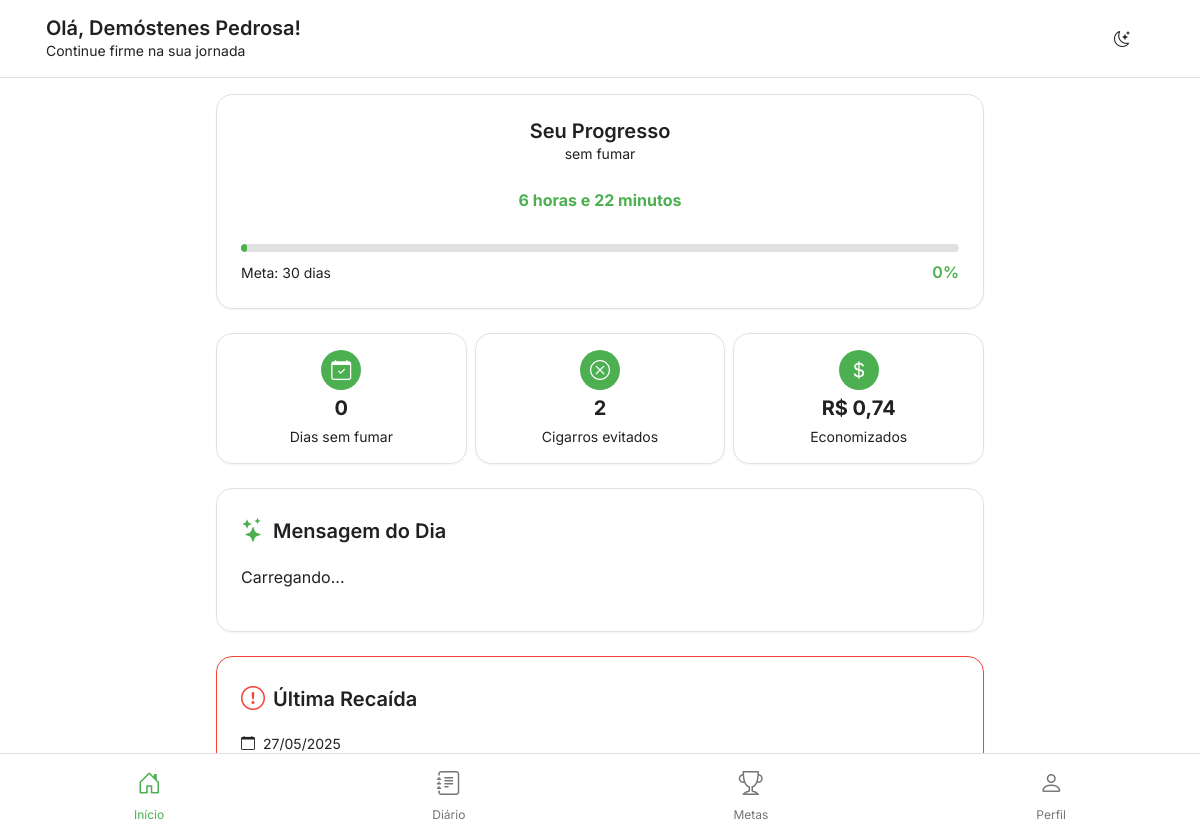
Page /dashboard.php (signed in) on the committed database.
### tables this page shows
CREATE TABLE `usuarios` (
  `id` int(11) NOT NULL,
  `nome` varchar(100) NOT NULL,
  `email` varchar(100) NOT NULL,
  `senha` varchar(255) NOT NULL,
  `cigarros_por_dia` int(11) NOT NULL,
  `preco_carteira` decimal(10,2) NOT NULL,
  `data_parar` date NOT NULL,
  `hora_parar` time NOT NULL,
  `data_cadastro` timestamp NOT NULL DEFAULT current_timestamp()
);

CREATE TABLE `recaidas` (
  `id` int(11) NOT NULL,
  `usuario_id` int(11) NOT NULL,
  `data_recaida` date NOT NULL,
  `motivo` text DEFAULT NULL,
  `criado_em` timestamp NOT NULL DEFAULT current_timestamp()
);

### dashboard.php (the view, shortened to what this page needs)
<?php
require_once 'php/conexao.php';
$stmt = $conn->prepare("SELECT * FROM usuarios WHERE id = ?");
$stmt->execute([$_SESSION['usuario_id']]);
$usuario = $stmt->fetch();
$data_parar = new DateTime($usuario['data_parar'] . ' ' . $usuario['hora_parar']);
$hoje = new DateTime();
$intervalo = $hoje->diff($data_parar);
$dias_sem_fumar = $intervalo->days + ($intervalo->h / 24) + ($intervalo->i / 1440);
$tempo_texto = '';
if ($intervalo->h > 0) {
    $tempo_texto .= $intervalo->h . ' ' . ($intervalo->h === 1 ? 'hora' : 'horas');
    if ($intervalo->i > 0) {
        $tempo_texto .= ' e ';
    }
}
if ($intervalo->i > 0) {
    $tempo_texto .= $intervalo->i . ' ' . ($intervalo->i === 1 ? 'minuto' : 'minutos');
}
$cigarros_por_carteira = 20;
$economia_por_dia = ($usuario['cigarros_por_dia'] / $cigarros_por_carteira) * $usuario['preco_carteira'];
$economia_total = $economia_por_dia * $dias_sem_fumar;
$cigarros_evitados = $usuario['cigarros_por_dia'] * $dias_sem_fumar;
$stmt = $conn->prepare("SELECT * FROM recaidas WHERE usuario_id = ? ORDER BY data_recaida DESC LIMIT 1");
$stmt->execute([$_SESSION['usuario_id']]);
$ultima_recaida = $stmt->fetch();
?>
<!DOCTYPE html>
<html lang="pt-BR">
<head>
    <link href="https://cdn.jsdelivr.net/npm/bootstrap@5.3.0/dist/css/bootstrap.min.css" rel="stylesheet">
    <link href="css/style.css" rel="stylesheet">
    <link href="css/dashboard.css" rel="stylesheet">
    <link rel="stylesheet" href="https://cdn.jsdelivr.net/npm/bootstrap-icons@1.11.0/font/bootstrap-icons.css">
</head>
<body>
    <div class="app-container">
        <header class="app-header">
            <div class="container">
                <div class="d-flex justify-content-between align-items-center">
                    <div class="user-greeting">
                        <h1 class="h4 mb-0">Olá, <?php echo htmlspecialchars($usuario['nome']); ?>!</h1>
                        <p class="greeting-subtitle">Continue firme na sua jornada</p>
                    </div>
                    <button id="theme-toggle" class="btn btn-icon" aria-label="Alternar tema">
                        <i class="bi bi-moon-stars"></i>
                    </button>
                </div>
            </div>
        </header>
        <main class="app-content">
            <div class="progress-card">
                <div class="progress-header">
                    <div class="progress-title">
                        <h2>Seu Progresso</h2>
                        <p class="progress-subtitle">sem fumar</p>
                    </div>
                    <div id="tempo-sem-fumar" class="progress-time"
                         data-data-parar="<?php echo $usuario['data_parar']; ?>"
                         data-hora-parar="<?php echo $usuario['hora_parar']; ?>">
                        <span id="dias-sem-fumar"><?php echo $tempo_texto; ?></span>
                    </div>
                </div>
                <div class="progress-bar-container">
                    <div class="progress-bar" role="progressbar" style="width: <?php echo min(($dias_sem_fumar / 30) * 100, 100); ?>%"></div>
                </div>
                <div class="progress-footer">
                    <p class="progress-goal">Meta: 30 dias</p>
                    <div class="progress-percentage"><?php echo number_format(min(($dias_sem_fumar / 30) * 100, 100), 0); ?>%</div>
                </div>
            </div>
            <div class="stats-grid">
                <div class="stat-card">
                    <div class="stat-icon">
                        <i class="bi bi-calendar-check"></i>
                    </div>
                    <div class="stat-content">
                        <div class="stat-value"><?php echo $intervalo->days; ?></div>
                        <div class="stat-label">Dias sem fumar</div>
                    </div>
                </div>
                <div class="stat-card">
                    <div class="stat-icon">
                        <i class="bi bi-x-circle"></i>
                    </div>
                    <div class="stat-content">
                        <div class="stat-value"><?php echo number_format(floor($cigarros_evitados), 0, ',', '.'); ?></div>
                        <div class="stat-label">Cigarros evitados</div>
                    </div>
                </div>
                <div class="stat-card">
                    <div class="stat-icon">
                        <i class="bi bi-currency-dollar"></i>
                    </div>
                    <div class="stat-content">
                        <div class="stat-value">R$ <?php echo number_format($economia_total, 2, ',', '.'); ?></div>
                        <div class="stat-label">Economizados</div>
                    </div>
                </div>
            </div>
            <div class="message-card">
                <div class="message-header">
                    <i class="bi bi-stars"></i>
                    <h3>Mensagem do Dia</h3>
                </div>
                <div class="message-content">
                    <p id="mensagem-motivacional">Carregando...</p>
                </div>
            </div>
            <?php if ($ultima_recaida): ?>
            <div class="relapse-card">
                <div class="relapse-header">
                    <i class="bi bi-exclamation-circle"></i>
                    <h3>Última Recaída</h3>
                </div>
                <div class="relapse-content">
                    <div class="relapse-date">
                        <i class="bi bi-calendar"></i>
                        <?php echo date('d/m/Y', strtotime($ultima_recaida['data_recaida'])); ?>
                    </div>
                    <div class="relapse-reason">
                    </div>
                </div>
            </div>
            <?php endif; ?>
        </main>
        <nav class="bottom-nav">
            <a href="dashboard.php" class="nav-item active">
                <i class="bi bi-house-door"></i>
                <span>Início</span>
            </a>
            <a href="tela_diario.php" class="nav-item">
                <i class="bi bi-journal-text"></i>
                <span>Diário</span>
            </a>
            <a href="metas.php" class="nav-item">
                <i class="bi bi-trophy"></i>
                <span>Metas</span>
            </a>
            <a href="perfil.php" class="nav-item">
                <i class="bi bi-person"></i>
                <span>Perfil</span>
            </a>
        </nav>
    </div>
</body>
</html>

### css/dashboard.css (style rules this page uses)
.app-container { display: flex; flex-direction: column; min-height: 100vh; }
.app-header { background: var(--card-bg); border-bottom: 1px solid var(--border-color); padding: var(--spacing-md) 0; }
.user-greeting { display: flex; flex-direction: column; }
.user-greeting h1 { font-size: var(--font-size-lg); font-weight: 600; margin: 0; }
.greeting-subtitle { font-size: var(--font-size-sm); color: var(--text-muted); margin: 0; }
.app-content { flex: 1; padding: var(--spacing-md); padding-bottom: calc(var(--bottom-nav-height) + var(--spacing-xl)); max-width: 800px; margin: 0 auto; width: 100%; }
.progress-card { background: var(--card-bg); border-radius: var(--border-radius-lg); padding: var(--spacing-lg); margin-bottom: var(--spacing-lg); box-shadow: var(--shadow-sm); border: 1px solid var(--border-color); }
.progress-header { display: flex; flex-direction: column; gap: var(--spacing-sm); margin-bottom: var(--spacing-md); }
.progress-title h2 { font-size: var(--font-size-lg); font-weight: 600; margin: 0; color: var(--text-color); }
.progress-subtitle { font-size: var(--font-size-sm); color: var(--text-muted); margin: 0; }
.progress-time { font-size: var(--font-size-2xl); font-weight: 700; color: var(--primary-color); text-align: center; margin: var(--spacing-md) 0; }
.progress-bar-container { background: var(--border-color); border-radius: var(--border-radius-full); height: 8px; margin-bottom: var(--spacing-sm); overflow: hidden; }
.progress-bar { background: var(--primary-color); height: 100%; border-radius: var(--border-radius-full); transition: width 0.3s ease; }
.progress-footer { display: flex; justify-content: space-between; align-items: center; margin-top: var(--spacing-sm); }
.progress-goal { color: var(--text-muted); font-size: var(--font-size-sm); margin: 0; }
.progress-percentage { font-weight: 600; color: var(--primary-color); }
.stats-grid { display: grid; grid-template-columns: repeat(3, 1fr); gap: var(--spacing-sm); margin-bottom: var(--spacing-lg); }
.stat-card { background: var(--card-bg); border-radius: var(--border-radius-lg); padding: var(--spacing-md); display: flex; flex-direction: column; align-items: center; text-align: center; gap: var(--spacing-sm); box-shadow: var(--shadow-sm); border: 1px solid var(--border-color); }
.stat-icon { width: 40px; height: 40px; background: var(--primary-color); border-radius: 50%; position: relative; flex-shrink: 0; }
.stat-icon i { position: absolute; top: 50%; left: 50%; transform: translate(-50%, -50%); font-size: var(--font-size-lg); color: white; }
.stat-content { display: flex; flex-direction: column; align-items: center; gap: var(--spacing-xs); }
.stat-value { font-size: var(--font-size-lg); font-weight: 700; color: var(--text-color); line-height: 1; }
.stat-label { font-size: var(--font-size-sm); color: var(--text-muted); }
.message-card { background: var(--card-bg); border-radius: var(--border-radius-lg); padding: var(--spacing-lg); margin-bottom: var(--spacing-lg); box-shadow: var(--shadow-sm); border: 1px solid var(--border-color); }
.message-header { display: flex; align-items: center; gap: var(--spacing-sm); margin-bottom: var(--spacing-md); }
.message-header i { font-size: var(--font-size-xl); color: var(--primary-color); }
.message-header h3 { font-size: var(--font-size-lg); font-weight: 600; margin: 0; }
.message-content { font-size: var(--font-size-md); color: var(--text-color); line-height: 1.6; }
.relapse-card { background: var(--card-bg); border-radius: var(--border-radius-lg); padding: var(--spacing-lg); margin-bottom: var(--spacing-lg); box-shadow: var(--shadow-sm); border: 1px solid var(--danger-color); }
.relapse-header { display: flex; align-items: center; gap: var(--spacing-sm); margin-bottom: var(--spacing-md); }
.relapse-header i { font-size: var(--font-size-xl); color: var(--danger-color); }
.relapse-header h3 { font-size: var(--font-size-lg); font-weight: 600; margin: 0; }
.relapse-content { font-size: var(--font-size-md); }
.relapse-date { display: flex; align-items: center; gap: var(--spacing-xs); color: var(--text-muted); margin-bottom: var(--spacing-sm); }
.relapse-reason { color: var(--text-color); line-height: 1.6; }
.progress-card, .stat-card, .message-card, .relapse-card { animation: fadeIn 0.3s ease forwards; }

### rows in the picture
usuarios: nome "Demóstenes Pedrosa", data_parar+hora_parar "0"
recaidas: data_recaida "27/05/2025"
